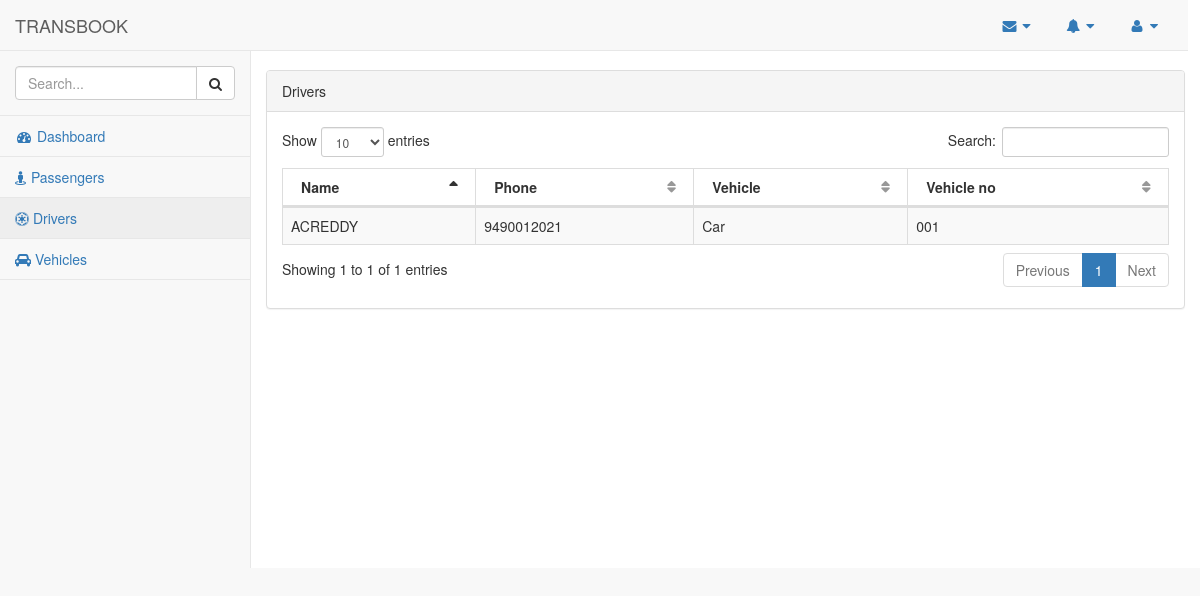
Before: /Transport/alldrivers/ with the older database file.
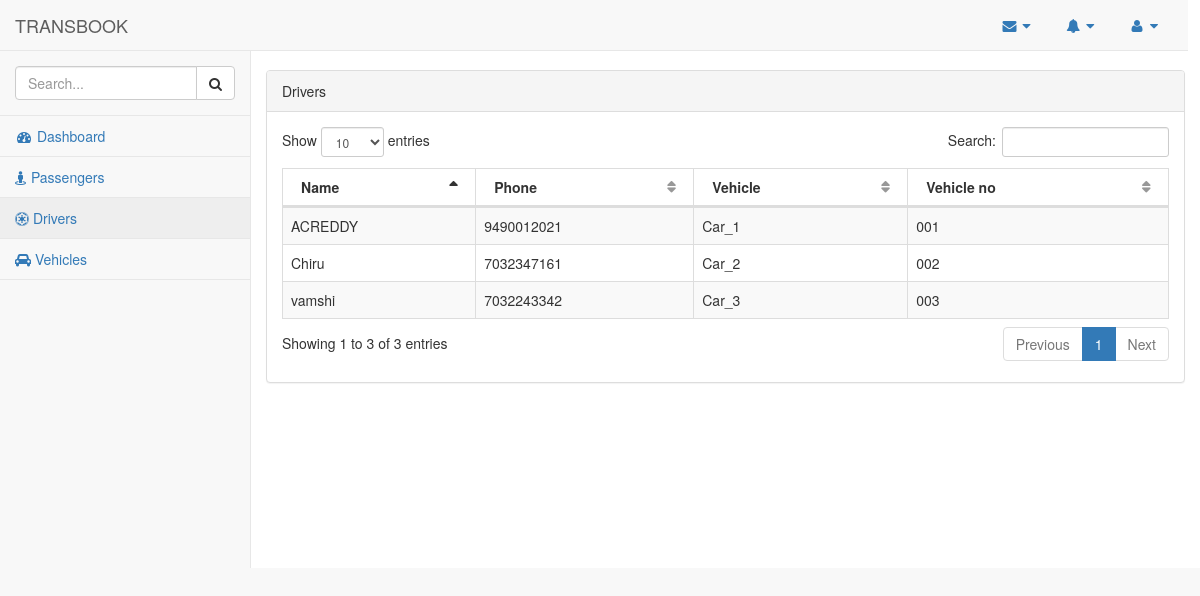
After: the same page with the newer database file.
### Transport/models.py (models this page shows, shortened)
class Driver(models.Model):#stores all driver details
    Driver_My_user        = models.ForeignKey(My_user,on_delete=models.CASCADE, default=0,blank=True)#to get all details from My user
    Driver_currentVehicle = models.ForeignKey(Vehicle,on_delete=models.CASCADE, default=0)
    Driver_liscence       = models.CharField(max_length=20,default=None)
    Driver_longitude      = models.FloatField(default=None,null=True)#longitude of driver
    Driver_latitude       = models.FloatField(default=None,null=True)#latitude  of driver

class My_user(models.Model):
    GENDER_CHOICES = (
        ('M', 'Male'),
        ('F', 'Female'),
    )
    My_user_gender      = models.CharField(max_length=1, choices=GENDER_CHOICES,default=None)
    My_user_name        = models.CharField(max_length=250,default=None)
    My_user_phone       = models.IntegerField(default=None)
    My_user_addr        = models.CharField(max_length=250,default=None)
    My_user_email       = models.CharField(max_length=250,default=None)
    My_user_dateOfBirth = models.DateField(default=None,null=True)#To know the age of user

class Vehicle(models.Model):#Stores information about vehicles
    Vehicle_name      = models.CharField(max_length=200,default=None)
    Vehicle_latitude  = models.FloatField(default=None)#latitude of vehicle
    Vehicle_longitude = models.FloatField(default=None)#longitude of vehicle
    Vehicle_rc        = models.CharField(max_length=200,default=None)#rc of the vehicle
    Vehicle_active    = models.BooleanField(default=None)#status of vehicle

### Transport/views.py (the view)
def alldrivers(request):                                        #display all drivers
    drivers = Driver.objects.all()
    count_Drivers = range(1,drivers.count()+1)
    context = {
    "drivers":drivers,
    "count_Drivers" : count_Drivers,
    }
    return render(request, "Transport/drivers.html",context)

### Transport/templates/Transport/drivers.html (shortened to what this page needs)
{% extends 'Transport/base.html'%}
    {% load staticfiles %}
     {%block mapid%}
            <div class="row">
                <div class="col-lg-12">
                    <div class="panel panel-default">
                        <div class="panel-heading">
                            Drivers
                        </div>
                        <div class="panel-body">
                            <table width="100%" class="table table-striped table-bordered table-hover" id="dataTables-example">
                                <thead>
                                    <tr>
                                        <th>Name</th>
                                        <th>Phone</th>
                                        <th>Vehicle</th>
                                        <th>Vehicle no</th>
                                    </tr>
                                </thead>
                                <tbody>
                                    {%for driver in drivers%}
                                    <tr class="odd gradeC">
                                        <td>{{driver.Driver_My_user.My_user_name}}</td>
                                        <td>{{driver.Driver_My_user.My_user_phone}}</td>
                                        <td>{{driver.Driver_currentVehicle.Vehicle_name}}</td>
                                        <td>{{driver.Driver_currentVehicle.Vehicle_rc}}</td>
                                    </tr>
                                    {%endfor%}
                                </tbody>
                            </table>
                        </div>
                    </div>
                    </div>
                    </div>
    {%endblock%}

### Transport/templates/Transport/base.html (shortened to what this page needs)
<!DOCTYPE html>
<html lang="en">
<head>
    {% load staticfiles %}
    <link href="{% static 'Transport/vendor/bootstrap/css/bootstrap.min.css'%}" rel="stylesheet">
    <link href="{% static 'Transport/vendor/metisMenu/metisMenu.min.css'%}" rel="stylesheet">
    <link href="{% static 'Transport/vendor/datatables-plugins/dataTables.bootstrap.css'%}" rel="stylesheet">
    <link href="{% static 'Transport/vendor/datatables-responsive/dataTables.responsive.css'%}" rel="stylesheet">
    <link href="{% static 'Transport/dist/css/sb-admin-2.css'%}" rel="stylesheet">
    <link href="{% static 'Transport/vendor/font-awesome/css/font-awesome.min.css'%}" rel="stylesheet" type="text/css">
</head>
<body>
    <div id="wrapper">
        <nav class="navbar navbar-default navbar-static-top" role="navigation" style="margin-bottom: 0;position :fixed; width: 99%;">
            <div class="navbar-header">
                <a class="navbar-brand" href="/Transport">TRANSBOOK</a>
            </div>
            <ul class="nav navbar-top-links navbar-right">
                <li class="dropdown">
                    <a class="dropdown-toggle" data-toggle="dropdown" href="#">
                        <i class="fa fa-envelope fa-fw"></i> <i class="fa fa-caret-down"></i>
                    </a>
                </li>
                <li class="dropdown">
                    <a class="dropdown-toggle" data-toggle="dropdown" href="#">
                        <i class="fa fa-bell fa-fw"></i> <i class="fa fa-caret-down"></i>
                    </a>
                </li>
                <li class="dropdown">
                    <a class="dropdown-toggle" data-toggle="dropdown" href="#">
                        <i class="fa fa-user fa-fw"></i> <i class="fa fa-caret-down"></i>
                    </a>
                </li>
            </ul>
            <div class="navbar-default sidebar" style="position : fixed" role="navigation">
                <div class="sidebar-nav navbar-collapse">
                    <ul class="nav" id="side-menu">
                        <li class="sidebar-search">
                            <div class="input-group custom-search-form">
                                <input type="text" class="form-control" placeholder="Search...">
                                <span class="input-group-btn">
                                <button class="btn btn-default" type="button">
                                    <i class="fa fa-search"></i>
                                </button>
                            </span>
                            </div>
                        </li>
                        <li>
                            <a href="/Transport"><i class="fa fa-dashboard fa-fw"></i> Dashboard</a>
                        </li>
                        <li>
                            <a href="{% url 'Transport:allpassengers' %}"><i class="fa fa-street-view" aria-hidden="true"></i>
 Passengers</a>
                        </li>
                        <li>
                            <a href="{% url 'Transport:alldrivers' %}"><i class="fa fa-empire" aria-hidden="true"></i>
Drivers</a>
                        </li>
                        <li>
                            <a href="{% url 'Transport:allvehicles' %}"><i class="fa fa-car" aria-hidden="true"></i>
 Vehicles</a>
                        </li>
                    </ul>
                </div>
            </div>
        </nav>
        <div id="page-wrapper">
            <div class="row">
                {%block mapid%}
                {%endblock%}
            </div>
        </div>
    </div>
</body>
</html>

Changed rows visible on the page:
changed Driver "ACREDDY": Driver_currentVehicle.Vehicle_name "Car" → "Car_1"
added Driver: Driver_My_user.My_user_name "Chiru", Driver_My_user.My_user_phone "7032347161", Driver_currentVehicle.Vehicle_name "Car_2", Driver_currentVehicle.Vehicle_rc "002"
added Driver: Driver_My_user.My_user_name "vamshi", Driver_My_user.My_user_phone "7032243342", Driver_currentVehicle.Vehicle_name "Car_3", Driver_currentVehicle.Vehicle_rc "003"
Other visible differences:
text written by a page script: "Show entries Search: Showing 1 to 1 of 1 entries Previous 1 Next" → "Show entries Search: Showing 1 to 3 of 3 entries Previous 1 Next"
